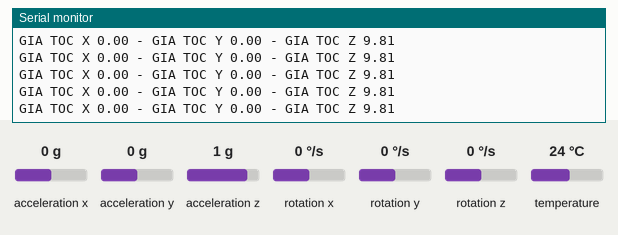
Bench run of a sketch on a simulated ESP8266 (NodeMCU). Parts: the last lines printed to the serial monitor. Inputs (shaded band) come from the test bench; at power-on: acceleration x 0 g, acceleration y 0 g, acceleration z 1 g, rotation x 0 °/s, rotation y 0 °/s, rotation z 0 °/s, temperature 24 °C. WiFi joins after 1.5 s; servers stay silent unless stated.

Above: at 3.7 s.
3.8 s: acceleration x set to -1.4 g
At 3.91 s:
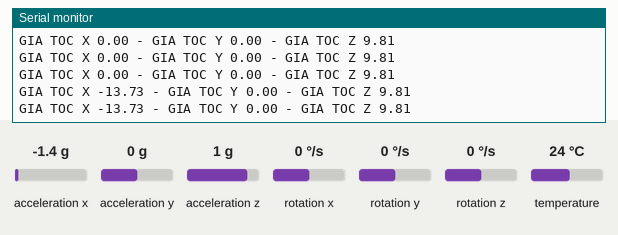
6.8 s: acceleration x set to -0.8 g
At 6.83 s:
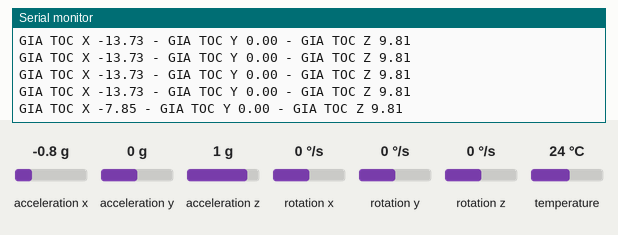
9.8 s: acceleration y set to -1.4 g
At 9.81 s:
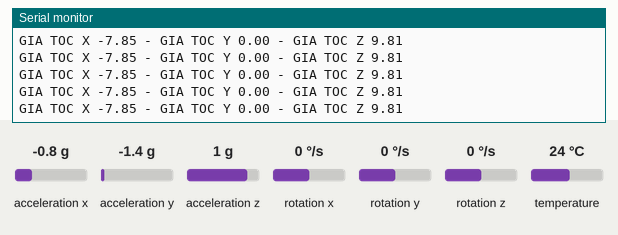
12.8 s: acceleration y set to 0 g
At 12.84 s:
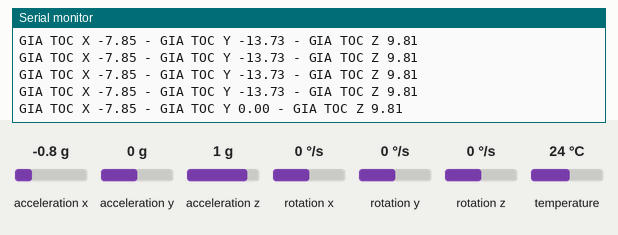
15.8 s: acceleration z set to -1.4 g
At 15.92 s:
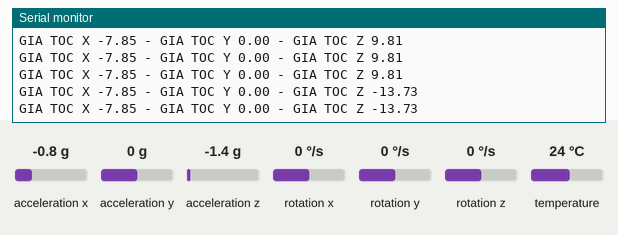
Timing chart, 0 to 18.8 s (numbered marks = the images above; inputs shaded):
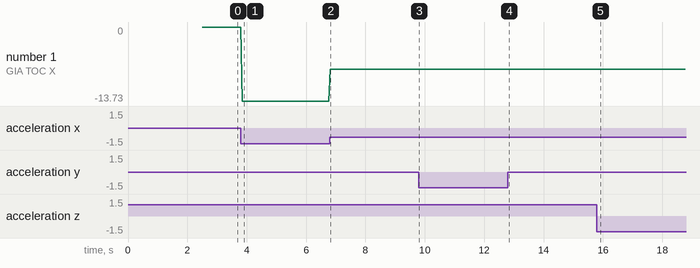

The sketch:

CANH_BAO_NGA_ESP01.ino
```cpp
#include <ESP8266WiFi.h>
#include <FirebaseESP8266.h>
#define WIFI_SSID "Thu Thao"
#define WIFI_PASSWORD "917664ab"
#define DATABASE_URL "esp01-e45db-default-rtdb.firebaseio.com"
FirebaseData fbdo;

/* 4, Define the FirebaseAuth data for authentication data */
FirebaseAuth auth;

/* Define the FirebaseConfig data for config data */
FirebaseConfig config;

#include <Adafruit_MPU6050.h>
#include <Adafruit_Sensor.h>
#include <Wire.h>
Adafruit_MPU6050 mpu;
void setup() {
  Serial.begin(9600);
  WiFi.mode(WIFI_STA);
  WiFi.begin(WIFI_SSID, WIFI_PASSWORD);
  while (WiFi.status() != WL_CONNECTED) {
    Serial.print(".");}
  // put your setup code here, to run once:
 config.database_url = DATABASE_URL;

  config.signer.test_mode = true;
  Firebase.reconnectWiFi(true);

  /* Initialize the library with the Firebase authen and config */
  Firebase.begin(&config, &auth);
Wire.begin(0,2);
  delay(1000);
  if (!mpu.begin()) {
    Serial.println("Failed to find MPU6050 chip");
    while (1) {
      delay(10);
    pinMode(2, OUTPUT);
    digitalWrite(2, LOW);
    }}


}

void loop() {
  sensors_event_t a, g, temp;
mpu.getEvent(&a, &g, &temp);
  // put your main code here, to run repeatedly:
  float giatocx = a.acceleration.x;
  float giatocy = a.acceleration.y;
  float giatocz = a.acceleration.z;
  Serial.println("GIA TOC X " + String(giatocx) +  String(" - GIA TOC Y ") + String(giatocy) + String(" - GIA TOC Z ") + String(giatocz));
  if(giatocx > 15.0 || giatocy > 15.0 || giatocz > 15.0 ){ //nếu gia tốc lớn hơn 15 m/s^2 thfi đc coi là hành động ngã
 Serial.printf("Set int... %s\n", Firebase.setInt(fbdo, "/DATA/val", 1) ? "ok" : fbdo.errorReason().c_str());
  delay(1000);
  }
}
```

Measured:
- after the input at 3.8 s, the serial monitor: prints a new line at once (image 1)
- after the input at 6.8 s, the serial monitor: prints a new line at once (image 2)
- after the input at 12.8 s, the serial monitor: prints a new line at once (image 4)
- after the input at 15.8 s, the serial monitor: prints a new line after 0.05 s (image 5)
- plotted number 1: 0 → -13.73 after the input at 3.8 s, -13.73 → -7.85 after the input at 6.8 s
